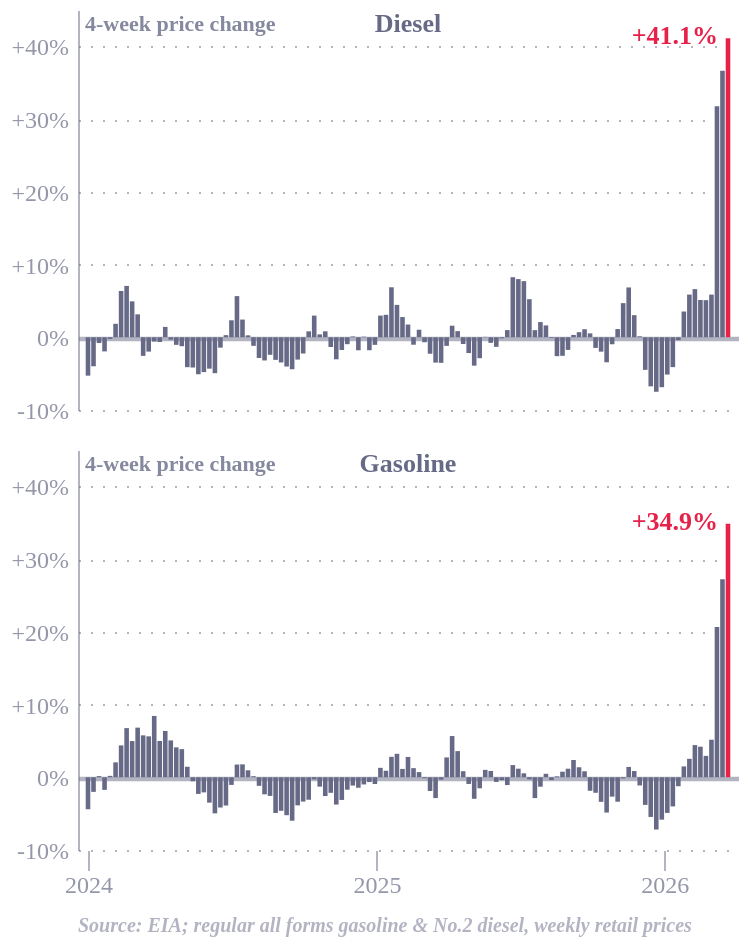

Specify this chart in Vega-Lite:
### Vega-Lite specification from a JSON file in a GitHub repository (floating-point values rounded to 4 significant figures; data arrays with more than 128 entries replaced by an {"elided": "..."} marker saying what was removed)
{"config": {"font": "Circular Std", "text": {"color": "#676A86", "align": "left", "baseline": "middle", "dx": 7, "dy": 0, "fontSize": 11}, "view": {"stroke": null, "continuousWidth": 400, "continuousHeight": 300, "discreteWidth": 400, "discreteHeight": 300}, "range": {"category": ["#36B7B4", "#E6224B", "#F4C245", "#0063AF", "#00A767", "#179FDB", "#EB5C2E"], "diverging": ["#E6224B", "#E54753", "#C9C9C9", "#179FDB", "#122B39"], "heatmap": ["#C9C9C9", "#179FDB", "#0063AF", "#122B39"], "ordinal": ["#00A767", "#36B7B4", "#179FDB", "#0063AF", "#243B5A"]}, "bar": {"color": "#179fdb"}, "line": {"color": "#e6224b"}, "rule": {"color": "#676A86"}, "area": {"opacity": 0.3}, "point": {"filled": true, "size": 80, "color": "#e6224b", "opacity": 0.95}, "geoshape": {"stroke": "white", "strokeWidth": 0.3}, "rect": {"fill": "#d6d4d4", "opacity": 0.3}, "axis": {"labelColor": "#676A86", "labelFontSize": 12, "labelFont": "Circular Std", "labelOpacity": 0.7, "tickColor": "#676A86", "tickOpacity": 0.5, "domainColor": "#676A86", "domainOpacity": 0.5, "gridColor": "#676A86", "gridDash": [2, 2], "gridOpacity": 0.5, "title": null, "titleColor": "#676A86", "titleOpacity": 0.8, "tickSize": 4}, "axisXDiscrete": {"grid": false, "labelAngle": 0, "tickCount": 10, "tickOpacity": 0.5, "title": null}, "axisYDiscrete": {"ticks": false, "labelPadding": 5}, "axisXTemporal": {"grid": false, "ticks": true}, "axisXQuantitative": {"grid": true}, "axisYQuantitative": {"gridColor": "#676A86", "gridDash": [1, 5], "gridOpacity": 0.5, "ticks": false, "labelPadding": 5, "tickCount": 8, "titleAngle": 0, "titleAlign": "left", "titleBaseline": "bottom", "titleX": 0, "titleY": -5}, "title": {"color": "#676A86E6", "subtitleColor": "#676A86", "font": "Circular Std", "subtitleFont": "Circular Std", "anchor": "start", "fontSize": 14, "subtitleFontSize": 12, "subtitlePadding": 4, "offset": 0, "frame": "group"}, "legend": {"titleColor": "#122b39", "title": null, "labelColor": "#122b39", "labelFontSize": 11}}, "data": {"name": "data-8622f1cf682f2e14027c644ab57b5d52"}, "facet": {"row": {"field": "type", "header": {"labelAngle": 0, "labelAnchor": "middle", "labelAlign": "center", "orient": "top", "labelFont": "Circular Std", "labelFontWeight": "bold", "labelFontSize": 13, "labelPadding": -27, "labelColor": "#676A86"}, "title": "", "type": "nominal"}}, "spec": {"layer": [{"mark": {"type": "bar", "opacity": 1, "width": 2.3}, "encoding": {"color": {"condition": {"test": "time(datum.date) === time(datum.max_date)", "value": "#E6224B"}, "value": "#676A86"}, "x": {"axis": {"tickSize": 10, "tickCount": 4, "domain": false}, "field": "date", "type": "temporal"}, "y": {"axis": {"gridDash": {"expr": "datum.value == 0 ? [0,0] : [1,5]"}, "gridWidth": {"expr": "datum.value == 0 ? 2.2 : 1"}, "labelExpr": "datum.value > 0 ? '+' + datum.value * 100 + '%' : datum.value * 100 + '%'", "tickCount": 5, "titleY": 12, "titleX": 3, "titleLineHeight": 10}, "field": "4week_change_pct", "title": ["4-week price change"], "type": "quantitative"}}, "transform": [{"filter": "year(datum.date) >= 2024"}, {"joinaggregate": [{"op": "max", "field": "date", "as": "max_date"}], "groupby": ["type"]}]}, {"mark": {"type": "text", "align": "right", "dx": -5, "dy": -1, "fontSize": 13, "fontStyle": "bold"}, "encoding": {"color": {"value": "#E6224B"}, "text": {"aggregate": {"argmax": "date"}, "field": "4week_change_pct", "format": "+.1%", "type": "nominal"}, "x": {"aggregate": "max", "field": "date", "type": "temporal"}, "y": {"aggregate": {"argmax": "date"}, "field": "4week_change_pct", "type": "quantitative"}}, "transform": [{"filter": "year(datum.date) >= 2024"}, {"joinaggregate": [{"op": "max", "field": "date", "as": "max_date"}], "groupby": ["type"]}]}], "height": 200, "width": 330}, "title": {"text": "Source: EIA; regular all forms gasoline & No.2 diesel, weekly retail prices", "align": "left", "color": "#676A8680", "fontSize": 10, "fontStyle": "italic", "frame": "group", "offset": 10, "orient": "bottom"}, "$schema": "https://vega.github.io/schema/vega-lite/v6.1.0.json", "datasets": {"data-8622f1cf682f2e14027c644ab57b5d52": {"elided": "3529 records"}}}
